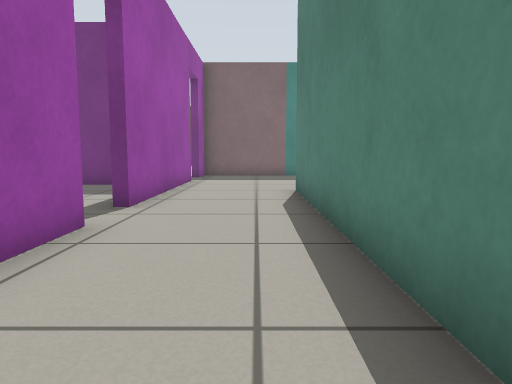
View 1 (above)

17 first-person views from a walk through a robot-simulator world made for Gazebo. The camera is 0.5 m above the floor, tilts 6° down and sees 70° across. The floor is counted in squares, 0.5 m on a side. Each view is taken from the middle of a square. On the plan, view 1 faces up. The plan holds only what a view shows up to about 13 squares ahead; the rest is blank. Robots are left out. Gazebo's built-in surfaces are drawn with simple patterns.

View 2
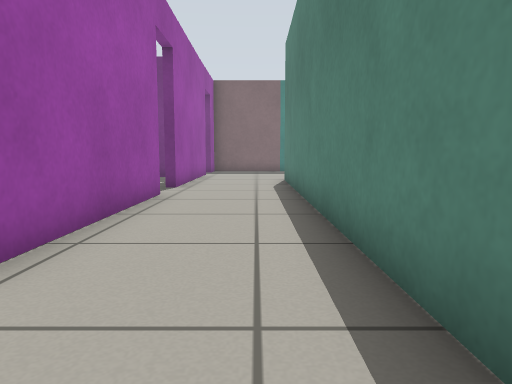

View 3
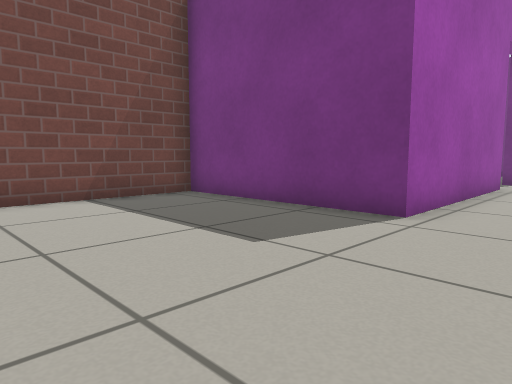

View 4
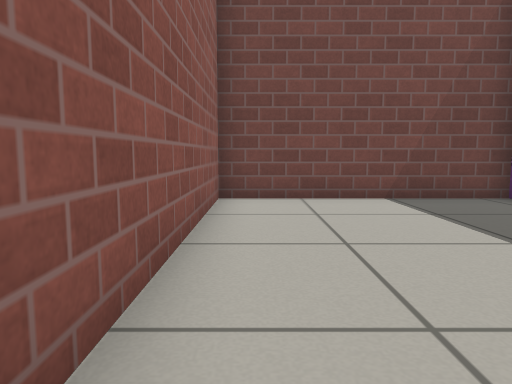

View 5
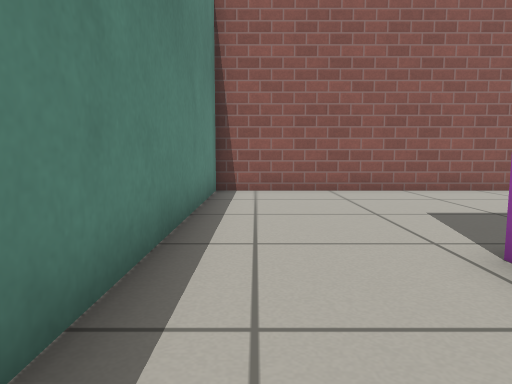

View 6
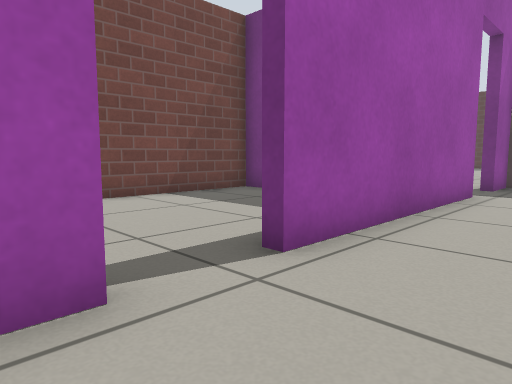

View 7
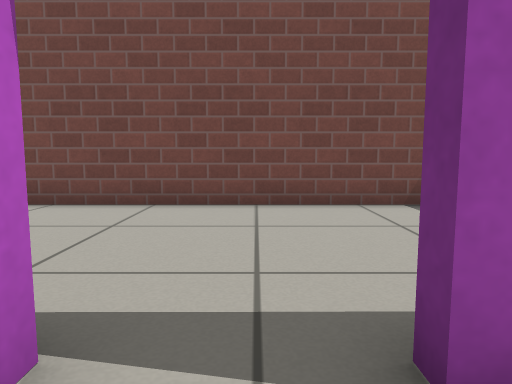

View 8
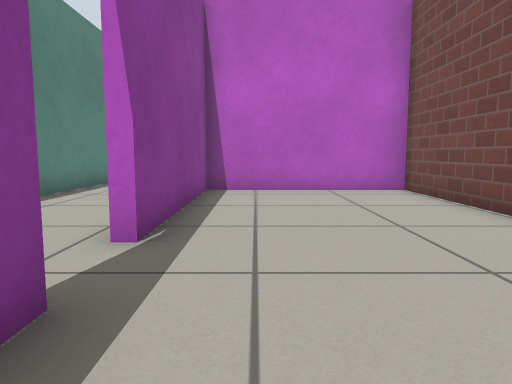

View 9
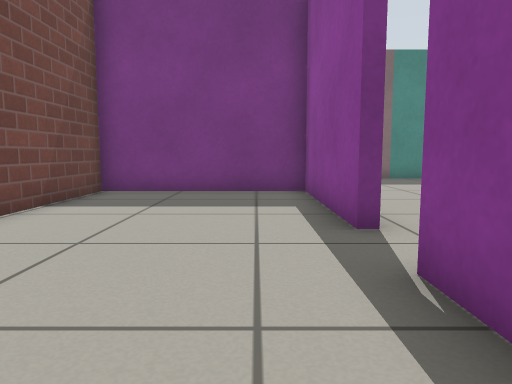

View 10
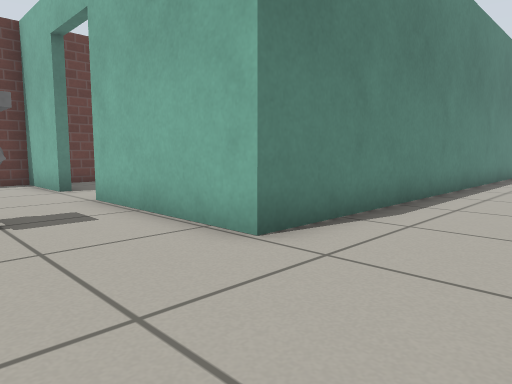

View 11
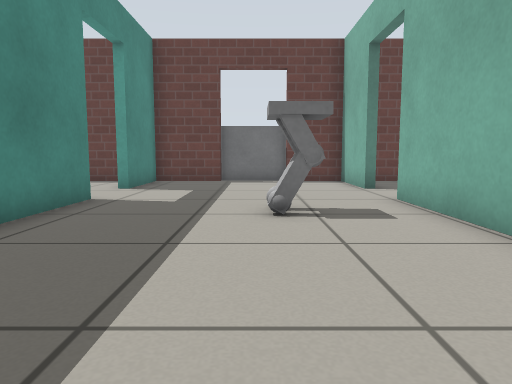

View 12
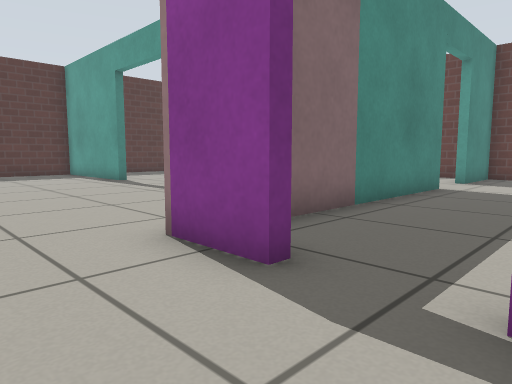

View 13
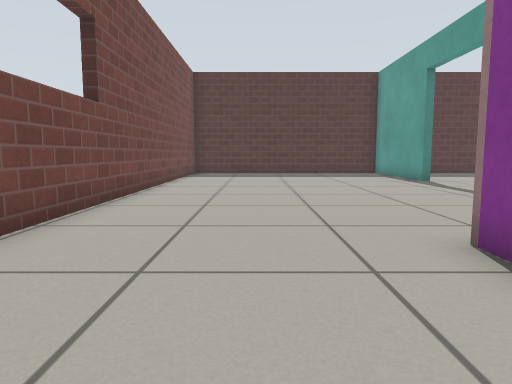

View 14
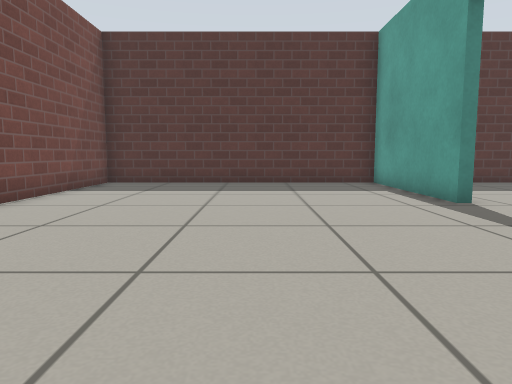

View 15
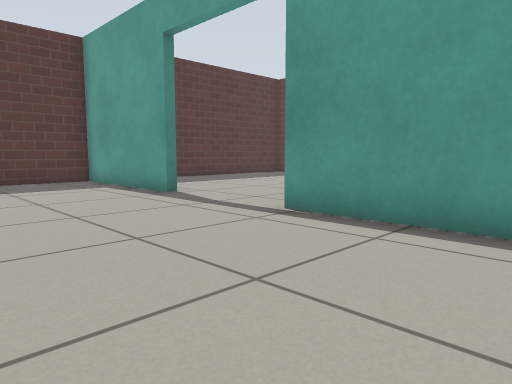

View 16
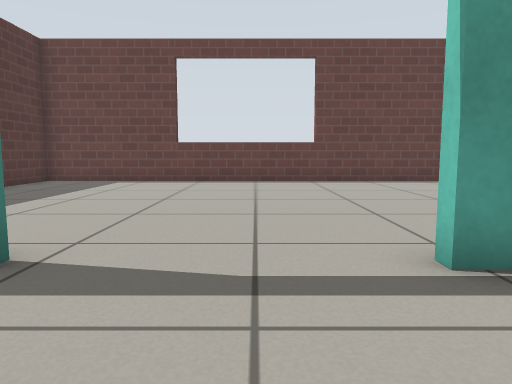

View 17
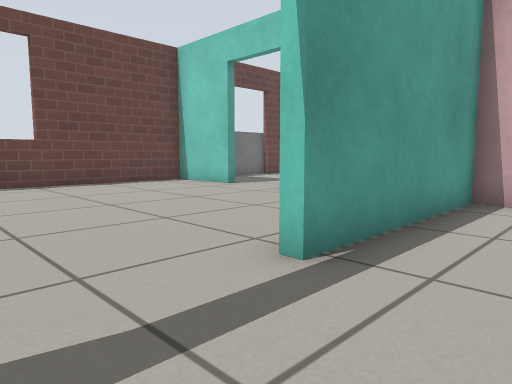

### Floor plan
Ten units are one square. View 1 is at (0, 0); x grows to the right and y downward. Boxes are objects, and circles mark ways between rooms. Rooms are numbered by the first view taken in them; rooms with no view inside come last. Other rooms are left out.
<svg viewBox="-86 -321 204 404">
<path fill="none" stroke="#000" d="M-24 -50 -23 14 -81 14 -81 78 11 78 11 -64M-27 -66 -27 -117 -81 -117 -81 11 -26 11 -27 -50M84 -99 113 -99 113 -119M60 -166 -6 -166M113 -142 113 -166 84 -166M11 -64 11 -99 60 -99M-24 -134 -24 -66M-24 -166 -24 -151M11 -262 11 -316 -81 -316 -81 -172M11 -169 11 -224M-27 -151 -27 -170M113 -267 113 -316 89 -316M59 -316 44 -316M84 -169 99 -169M113 -172 113 -229"/>
<rect x="35" y="-135" width="20" height="20" fill="#bbb"><title>other object</title></rect>
<circle cx="-25" cy="-55" r="3" fill="#2a7"/>
<circle cx="-5" cy="-60" r="3" fill="#2a7"/>
<circle cx="-25" cy="-145" r="3" fill="#2a7"/>
<circle cx="70" cy="-170" r="3" fill="#2a7"/>
<circle cx="10" cy="-245" r="3" fill="#2a7"/>
<text x="-30" y="20">1</text>
<text x="-60" y="-60">2</text>
<text x="70" y="-130">3</text>
<text x="-40" y="-230">4</text>
<text x="60" y="-250">5</text>
</svg>
Room 1 opens to room 2. Room 1 opens to room 3. Room 3 opens to room 4. Room 3 opens to room 5. Room 4 opens to room 5.

Where each view was taken, in squares from view 1:
view 1: 0 up, 0 right, facing up
view 2: 4 down, 0 right, facing up
view 3: 7 down, 0 right, facing up-left
view 4: 7 down, 0 right, facing left
view 5: 2 up, 0 right, facing down
view 6: 4 up, 0 right, facing up-left
view 7: 6 up, 1 left, facing left
view 8: 9 up, 4 left, facing down
view 9: 2 up, 4 left, facing up
view 10: 13 up, 2 left, facing down-right
view 11: 13 up, 2 left, facing right
view 12: 13 up, 5 left, facing up-right
view 13: 13 up, 5 left, facing up
view 14: 19 up, 3 left, facing up
view 15: 18 up, 4 left, facing up-right
view 16: 24 up, 2 left, facing right
view 17: 25 up, 1 left, facing down-right
